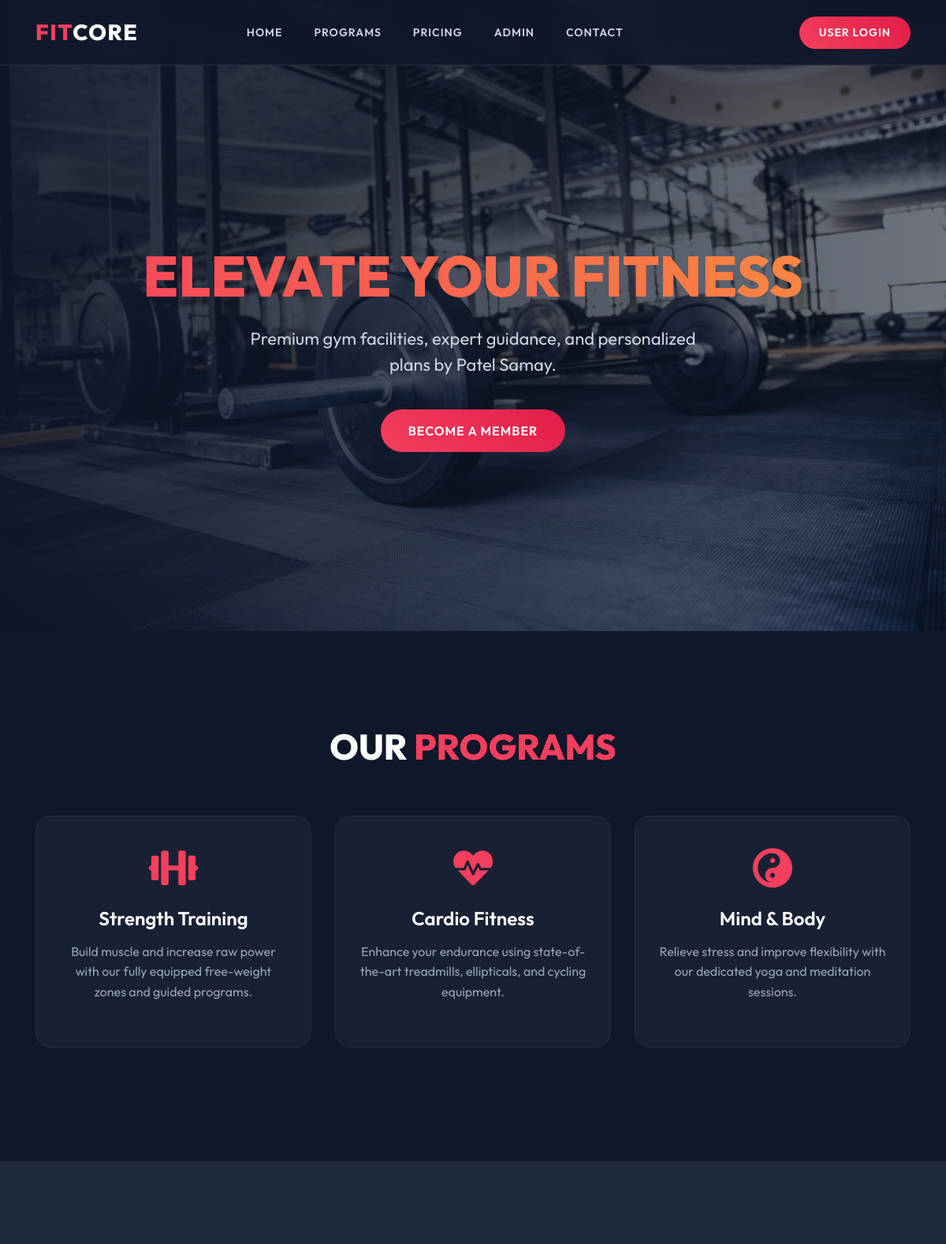
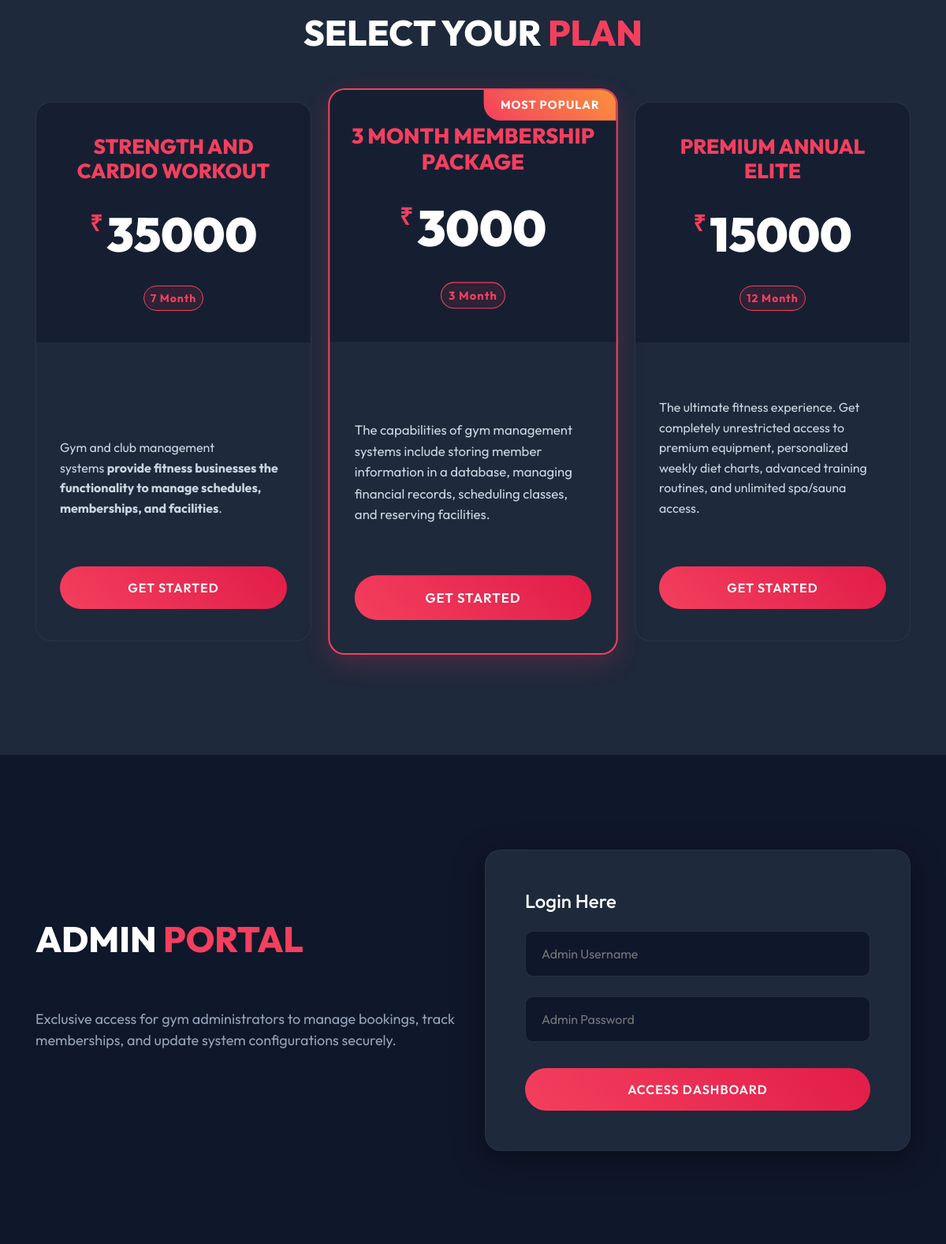
The page / (upper part) on the database its author committed (2 pictures, top to bottom).
### gym/models.py (models this page shows, shortened)
class Package(models.Model):
    category = models.ForeignKey(Category, on_delete=models.CASCADE, null=True)
    packagename = models.ForeignKey(Packagetype, on_delete=models.CASCADE, null=True)
    titlename = models.CharField(max_length=200, null=True)
    packageduration = models.CharField(max_length=50, null=True)
    price = models.CharField(max_length=200, null=True)
    description = models.CharField(max_length=200, null=True)
    creationdate = models.DateTimeField(auto_now_add=True)

### gym/views.py (the view, shortened to what this page needs)
# urls.py: path('', index, name='index'),
def index(request):
    package = Package.objects.filter().order_by('id')[:5]
    return render(request, 'index.html', locals())

### gym/templates/index.html (shortened to what this page needs)
{% load static %}
<!DOCTYPE html>
<html lang="en">
<head>
    <link rel="stylesheet" href="https://cdnjs.cloudflare.com/ajax/libs/font-awesome/6.0.0/css/all.min.css">
    <link rel="stylesheet" href="{% static 'assets/css/bootstrap.min.css' %}">
    <link rel="stylesheet" href="{% static 'assets/css/custom.css' %}">
</head>
<body>
<nav class="navbar navbar-expand-lg navbar-custom">
    <div class="container">
        <a class="navbar-brand" href="/">FIT<span style="color:#ffffff;">CORE</span></a>
        <div class="collapse navbar-collapse" id="navbarNav">
            <ul class="navbar-nav mx-auto">
                <li class="nav-item"><a class="nav-link" href="#home">Home</a></li>
                <li class="nav-item"><a class="nav-link" href="#programs">Programs</a></li>
                <li class="nav-item"><a class="nav-link" href="#pricing">Pricing</a></li>
                <li class="nav-item"><a class="nav-link" href="#admin">Admin</a></li>
                <li class="nav-item"><a class="nav-link" href="#contact">Contact</a></li>
            </ul>
            <ul class="navbar-nav ml-auto">
                {% if request.user.is_authenticated %}
                <li class="nav-item"><a class="nav-link" href="/user_profile/"><i class="fa fa-user"></i> Profile</a></li>
                <li class="nav-item"><a class="nav-link" href="/user_logout/"><i class="fa fa-sign-out-alt"></i> Logout</a></li>
                {% else %}
                <li class="nav-item"><a class="btn-primary-custom px-4 py-2" style="font-size:14px; padding: 10px 25px!important;" href="/user_login/">User Login</a></li>
                {% endif %}
            </ul>
        </div>
    </div>
</nav>
<section id="home" class="hero-section">
    <div class="container">
        <h1 class="hero-title">ELEVATE YOUR FITNESS</h1>
        <p class="hero-subtitle">Premium gym facilities, expert guidance, and personalized plans by Patel Samay.</p>
        <a href="{% url 'registration' %}" class="btn-primary-custom text-decoration-none">Become a Member</a>
    </div>
</section>
<section id="programs" class="section-padding">
    <div class="container">
        <h2 class="section-title">Our <span>Programs</span></h2>
        <div class="row">
            <div class="col-lg-4 col-md-6 mb-4">
                <div class="feature-card">
                    <i class="fa fa-dumbbell feature-icon"></i>
                    <h4>Strength Training</h4>
                    <p>Build muscle and increase raw power with our fully equipped free-weight zones and guided programs.</p>
                </div>
            </div>
            <div class="col-lg-4 col-md-6 mb-4">
                <div class="feature-card">
                    <i class="fa fa-heartbeat feature-icon"></i>
                    <h4>Cardio Fitness</h4>
                    <p>Enhance your endurance using state-of-the-art treadmills, ellipticals, and cycling equipment.</p>
                </div>
            </div>
            <div class="col-lg-4 col-md-6 mb-4">
                <div class="feature-card">
                    <i class="fa fa-yin-yang feature-icon"></i>
                    <h4>Mind & Body</h4>
                    <p>Relieve stress and improve flexibility with our dedicated yoga and meditation sessions.</p>
                </div>
            </div>
        </div>
    </div>
</section>
<section id="pricing" class="section-padding" style="background-color:#1e293b;">
    <div class="container">
        <h2 class="section-title">Select Your <span>Plan</span></h2>
        <div class="row">
            {% for i in package %}
            <div class="col-lg-4 col-md-6 mb-4">
                <div class="pricing-card {% if forloop.counter == 2 %}popular-plan{% endif %}" style="height: 100%; display: flex; flex-direction: column;">
                    {% if forloop.counter == 2 %}
                    <div class="popular-badge">Most Popular</div>
                    {% endif %}
                    <div class="pricing-header">
                        <h3>{{i.titlename}}</h3>
                        <div class="pricing-price"><span class="currency">₹</span>{{i.price}}</div>
                        <span class="badge p-2 duration-badge">{{i.packageduration}}</span>
                    </div>
                    <div class="pricing-body text-left" style="flex: 1; display: flex; flex-direction: column;">
                        <p style="color:#cbd5e1; line-height:1.8; font-size:16px; flex-grow: 1;">{{i.description|safe}}</p>
                        <a href="/apply-booking/{{i.id}}/" class="btn-primary-custom d-block text-center text-decoration-none mt-4" style="margin-top: auto !important;">Get Started</a>
                    </div>
                </div>
            </div>
            {% endfor %}
        </div>
    </div>
</section>
<section id="admin" class="section-padding">
    <div class="container">
        <div class="row align-items-center">
            <div class="col-lg-6 mb-4">
                <h2 class="section-title text-left">Admin <span>Portal</span></h2>
                <p style="color:#94a3b8; font-size:18px;">Exclusive access for gym administrators to manage bookings, track memberships, and update system configurations securely.</p>
            </div>
            <div class="col-lg-6">
                <form class="custom-form" method="post" action="" enctype="multipart/form-data">
                    <h4 class="mb-4 text-white">Login Here</h4>
                    <input type="text" name="uname" class="custom-input" placeholder="Admin Username" required>
                    <input type="password" name="pwd" class="custom-input" placeholder="Admin Password" required>
                    <button type="submit" class="btn-primary-custom w-100 mt-2">Access Dashboard</button>
                </form>
            </div>
        </div>
    </div>
</section>
</body>
</html>

### gym/static/assets/css/custom.css (style rules this page uses)
body { font-family: 'Outfit', sans-serif; background-color: #0f172a; color: #e2e8f0; margin: 0; padding: 0; overflow-x: hidden; }
.navbar-custom { background: rgba(15, 23, 42, 0.85); backdrop-filter: blur(12px); border-bottom: 1px solid rgba(255,255,255,0.1); position: fixed; top: 0; width: 100%; z-index: 999; padding: 15px 0; }
.navbar-custom .navbar-brand { font-weight: 800; color: #f43f5e; font-size: 28px; letter-spacing: 1.5px; }
.navbar-custom .nav-link { color: #cbd5e1 !important; font-weight: 600; margin: 0 12px; text-transform: uppercase; font-size: 14px; letter-spacing: 1px; transition: color 0.3s ease; }
.hero-section { position: relative; height: 100vh; display: flex; align-items: center; justify-content: center; background: linear-gradient(to right, rgba(15, 23, 42, 0.9), rgba(15, 23, 42, 0.6)), url('../images/gym123.jpeg') center/cover no-repeat; text-align: center; padding-top: 80px; }
.hero-title { font-size: 72px; font-weight: 800; background: -webkit-linear-gradient(45deg, #f43f5e, #fb923c); -webkit-background-clip: text; -webkit-text-fill-color: transparent; margin-bottom: 20px; line-height: 1.2; }
.hero-subtitle { font-size: 22px; color: #cbd5e1; margin-bottom: 40px; max-width: 600px; margin-inline: auto; }
.btn-primary-custom { background: linear-gradient(45deg, #f43f5e, #e11d48); color: white !important; padding: 15px 35px; border-radius: 30px; font-weight: 600; border: none; transition: transform 0.3s ease, box-shadow 0.3s ease; text-transform: uppercase; letter-spacing: 1px; display: inline-block; cursor: pointer; }
.section-padding { padding: 120px 0; }
.section-title { text-align: center; font-size: 45px; font-weight: 800; margin-bottom: 60px; color: #ffffff; text-transform: uppercase; }
.section-title span { color: #f43f5e; }
.feature-card { background: rgba(30, 41, 59, 0.6); border: 1px solid rgba(255,255,255,0.05); border-radius: 20px; padding: 40px 30px; text-align: center; transition: transform 0.3s ease, background 0.3s ease; height: 100%; }
.feature-icon { font-size: 50px; color: #f43f5e; margin-bottom: 25px; }
.feature-card h4 { color: #ffffff; font-weight: 600; margin-bottom: 15px; font-size: 24px; }
.feature-card p { color: #94a3b8; line-height: 1.6; font-size: 16px; }
.pricing-card { background: #1e293b; border-radius: 20px; overflow: hidden; text-align: center; transition: all 0.3s ease; position: relative; border: 1px solid rgba(255,255,255,0.05); }
.pricing-header { background: rgba(15, 23, 42, 0.5); padding: 40px 20px; }
.pricing-header h3 { margin: 0; color: #f43f5e; font-weight: 800; font-size: 26px; text-transform: uppercase; }
.pricing-price { font-size: 50px; font-weight: 800; color: #ffffff; margin: 20px 0; }
.pricing-body { padding: 40px 30px; }
.pricing-body p { color: #cbd5e1; margin-bottom: 30px; font-size: 16px; line-height: 1.6; }
.custom-form { background: #1e293b; padding: 50px; border-radius: 20px; box-shadow: 0 10px 40px rgba(0,0,0,0.4); border: 1px solid rgba(255,255,255,0.05); }
.custom-input { background: #0f172a; border: 1px solid rgba(255,255,255,0.1); color: #ffffff; border-radius: 10px; padding: 16px 20px; width: 100%; margin-bottom: 25px; font-size: 16px; transition: border-color 0.3s ease, box-shadow 0.3s ease; }
input, select, textarea { background: #0f172a !important; border: 1px solid rgba(255,255,255,0.1) !important; color: white !important; padding: 10px; border-radius: 5px; }
.popular-plan { border: 2px solid #f43f5e !important; box-shadow: 0 10px 30px rgba(244, 63, 94, 0.2); transform: scale(1.05); z-index: 10; }
.popular-badge { position: absolute; top: 0; right: 0; background: linear-gradient(45deg, #f43f5e, #fb923c); color: white; padding: 8px 20px; font-size: 14px; font-weight: bold; border-bottom-left-radius: 20px; text-transform: uppercase; letter-spacing: 1px; }
.pricing-price { font-size: 60px !important; font-weight: 900 !important; display: flex; justify-content: center; align-items: flex-start; }
.currency { font-size: 28px; font-weight: 600; color: #f43f5e; margin-top: 10px; margin-right: 5px; }
.duration-badge { background-color: rgba(244, 63, 94, 0.1); color: #f43f5e; border: 1px solid #f43f5e; font-size: 14px; border-radius: 30px; letter-spacing: 1px; }

### rows shown on the page
Package: titlename "STRENGTH AND CARDIO WORKOUT", price "35000", packageduration "7 Month", description "Gym and club management systems provide fitness businesses the functionality to manage schedules, memberships, and facilities ."
Package: shows "MOST POPULAR", titlename "3 MONTH MEMBERSHIP PACKAGE", price "3000", packageduration "3 Month", description "The capabilities of gym management systems include storing member information in a database, managing financial records, scheduling classes, and reserving facilities."
Package: titlename "PREMIUM ANNUAL ELITE", price "15000", packageduration "12 Month", description "The ultimate fitness experience. Get completely unrestricted access to premium equipment, personalized weekly diet charts, advanced training routines, and unlimited spa/sauna access."
